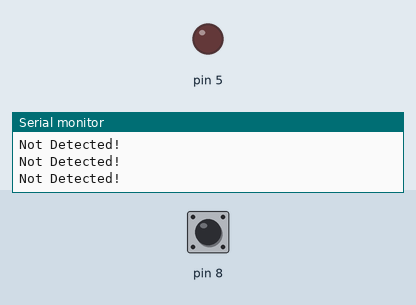
A sketch run on a simulated Arduino Uno, built with avr-gcc and run on an emulated ATmega328P. Parts: output pins drawn as LEDs (lit = HIGH), the last lines printed to the serial monitor. Dashed ring = blinking. The inputs (shaded band) are chosen by the test bench; at power-on: pin 8 HIGH.

Above: at 1.2 s.
1.3 s: pin 8 driven LOW
At 2.0 s:
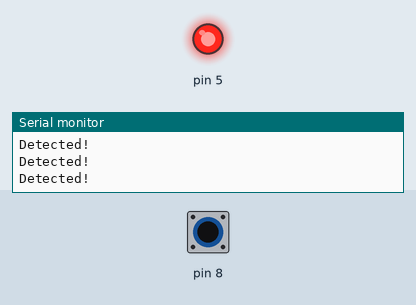
2.8 s: pin 8 driven HIGH
At 4.0 s:
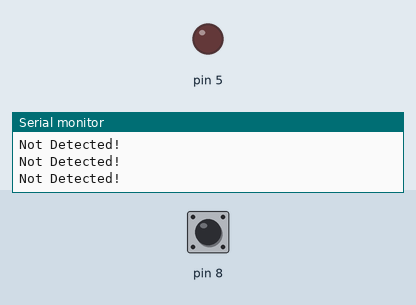
5.8 s: pin 8 pulsed LOW 2 times (0.12 s each, 0.3 s apart)
At 6.17 s:
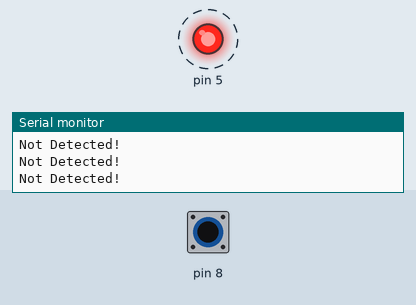
9.4 s: pin 8 pulsed LOW 5 times (0.12 s each, 0.3 s apart)
At 12.0 s:
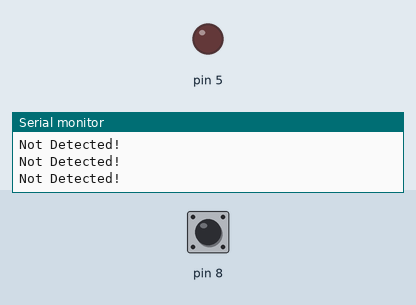
Timing chart, 0 to 13.5 s (numbered marks = the images above; inputs shaded):
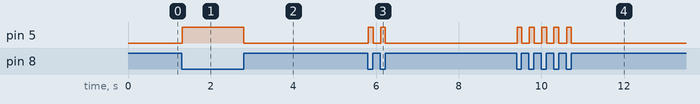

Measured:
- after the input at 1.3 s, pin 5: LOW → HIGH at once
- after the input at 2.8 s, pin 5: HIGH → LOW at once
- after the input at 5.8 s, pin 5: alternates HIGH for 0.11 s and LOW for 0.19 s, 4 changes in all, then stays LOW, starting at once
- after the input at 9.4 s, pin 5: alternates HIGH for 0.11 s and LOW for 0.19 s, 10 changes in all, then stays LOW, starting at once

The sketch:

sketch.ino
```cpp
void setup() {
  pinMode(8, INPUT);
  pinMode(5, OUTPUT);
  Serial.begin(9600);
}

int isDetected = 0;

void loop() {
  isDetected = digitalRead(8);

  if(!isDetected){
    digitalWrite(5, HIGH);
    Serial.print("Detected! \n");
  }
  else{
    digitalWrite(5, LOW);
    Serial.print("Not Detected! \n");
  }
  delay(10);
}
```
